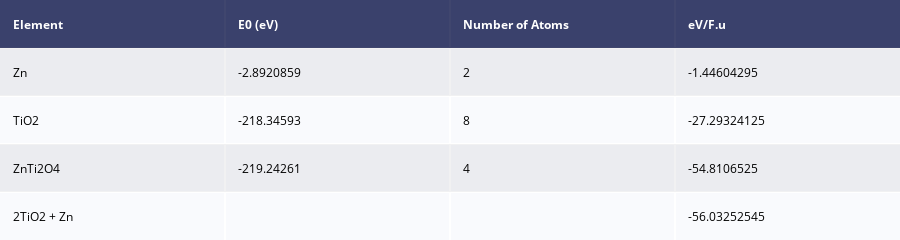

The code cell stored with this chart in its notebook:
### Code cell
import re
import plotly.figure_factory as ff

W_Zn = '/Users/3420545/Downloads/ZnTi2O4.out'
Wo_Zn = '/Users/3420545/Downloads/TiO2.out'
Fu_file = '/Users/3420545/Downloads/POSCAR'
lookup = 'final diagonalization'

file = open(Fu_file)
  
#Get Numbers for Formula Units
content = file.readlines()
numbers=re.findall(r'\d+', content[0])
numbers

comp_num = numbers[0]
Znstruc_num = numbers[1]

#Gets Final Energy for Zn
finds = []
with open('/Users/3420545/Downloads/Zn.out') as myFile:
    for num, line in enumerate(myFile, 1):
        if lookup in line:
            #print ('found at line:', num)
            finds.append(num)

last_line = finds[-1]
file = open('/Users/3420545/Downloads/Zn.out')
content = file.readlines()
text = content[last_line]
Zn_E = text.partition("F= ")[2].partition(" E0")[0]
Zn_E = float(Zn_E)

#Gets Final Energy for structure without Zinc
lookup = 'final diagonalization'
finds = []
with open(Wo_Zn) as myFile:
    for num, line in enumerate(myFile, 1):
        if lookup in line:
            #print ('found at line:', num)
            finds.append(num)

last_line = finds[-1]

file = open(Wo_Zn)
content = file.readlines()
text = content[last_line]
WOZn_E = text.partition("F= ")[2].partition(" E0")[0]
WOZn_E=float(WOZn_E)


#Gets final Energy for structure with Zinc
finds = []
with open(W_Zn) as myFile:
    for num, line in enumerate(myFile, 1):
        if lookup in line:
            #print ('found at line:', num)
            finds.append(num)
            
last_line = finds[-1]
file = open(W_Zn)
content = file.readlines()
text = content[last_line]
WZn_E = text.partition("F= ")[2].partition(" E0")[0]
WZn_E=float(WZn_E)


#Creates Tables
data_matrix = [['Element', 'E0 (eV)', 'Number of Atoms','eV/F.u'],
               ['Zn', Zn_E, 2,float(Zn_E)/2],
               ['TiO2',WOZn_E, comp_num,WOZn_E/int(comp_num)],
               ['ZnTi2O4', WZn_E, Znstruc_num, WZn_E/int(Znstruc_num)],
               ['2TiO2 + Zn','','', 2*WOZn_E/int(comp_num)+float(Zn_E)/2]
              ]

fig = ff.create_table(data_matrix)
fig.show()
print("Charge Potential = ",2*WOZn_E/int(comp_num)+float(Zn_E)/2 - WZn_E/int(Znstruc_num),"eV (or",(2*WOZn_E/int(comp_num)+float(Zn_E)/2 - WZn_E/int(Znstruc_num))/2,"V)")

### Figure 1 — Plotly figure (JSON) as saved in the notebook; plotly's stock layout.template omitted (floating-point values rounded to 4 significant figures)
{"data": [{"colorscale": [[0, "#00083e"], [0.5, "#ededee"], [1, "#ffffff"]], "hoverinfo": "none", "opacity": 0.75, "showscale": false, "type": "heatmap", "z": [[0, 0, 0, 0], [0.5, 0.5, 0.5, 0.5], [1, 1, 1, 1], [0.5, 0.5, 0.5, 0.5], [1, 1, 1, 1]]}], "layout": {"annotations": [{"align": "left", "font": {"color": "#ffffff"}, "showarrow": false, "text": "<b>Element</b>", "x": -0.45, "xanchor": "left", "xref": "x", "y": 0, "yref": "y"}, {"align": "left", "font": {"color": "#ffffff"}, "showarrow": false, "text": "<b>E0 (eV)</b>", "x": 0.55, "xanchor": "left", "xref": "x", "y": 0, "yref": "y"}, {"align": "left", "font": {"color": "#ffffff"}, "showarrow": false, "text": "<b>Number of Atoms</b>", "x": 1.55, "xanchor": "left", "xref": "x", "y": 0, "yref": "y"}, {"align": "left", "font": {"color": "#ffffff"}, "showarrow": false, "text": "<b>eV/F.u</b>", "x": 2.55, "xanchor": "left", "xref": "x", "y": 0, "yref": "y"}, {"align": "left", "font": {"color": "#000000"}, "showarrow": false, "text": "Zn", "x": -0.45, "xanchor": "left", "xref": "x", "y": 1, "yref": "y"}, {"align": "left", "font": {"color": "#000000"}, "showarrow": false, "text": "-2.8920859", "x": 0.55, "xanchor": "left", "xref": "x", "y": 1, "yref": "y"}, {"align": "left", "font": {"color": "#000000"}, "showarrow": false, "text": "2", "x": 1.55, "xanchor": "left", "xref": "x", "y": 1, "yref": "y"}, {"align": "left", "font": {"color": "#000000"}, "showarrow": false, "text": "-1.44604295", "x": 2.55, "xanchor": "left", "xref": "x", "y": 1, "yref": "y"}, {"align": "left", "font": {"color": "#000000"}, "showarrow": false, "text": "TiO2", "x": -0.45, "xanchor": "left", "xref": "x", "y": 2, "yref": "y"}, {"align": "left", "font": {"color": "#000000"}, "showarrow": false, "text": "-218.34593", "x": 0.55, "xanchor": "left", "xref": "x", "y": 2, "yref": "y"}, {"align": "left", "font": {"color": "#000000"}, "showarrow": false, "text": "8", "x": 1.55, "xanchor": "left", "xref": "x", "y": 2, "yref": "y"}, {"align": "left", "font": {"color": "#000000"}, "showarrow": false, "text": "-27.29324125", "x": 2.55, "xanchor": "left", "xref": "x", "y": 2, "yref": "y"}, {"align": "left", "font": {"color": "#000000"}, "showarrow": false, "text": "ZnTi2O4", "x": -0.45, "xanchor": "left", "xref": "x", "y": 3, "yref": "y"}, {"align": "left", "font": {"color": "#000000"}, "showarrow": false, "text": "-219.24261", "x": 0.55, "xanchor": "left", "xref": "x", "y": 3, "yref": "y"}, {"align": "left", "font": {"color": "#000000"}, "showarrow": false, "text": "4", "x": 1.55, "xanchor": "left", "xref": "x", "y": 3, "yref": "y"}, {"align": "left", "font": {"color": "#000000"}, "showarrow": false, "text": "-54.8106525", "x": 2.55, "xanchor": "left", "xref": "x", "y": 3, "yref": "y"}, {"align": "left", "font": {"color": "#000000"}, "showarrow": false, "text": "2TiO2 + Zn", "x": -0.45, "xanchor": "left", "xref": "x", "y": 4, "yref": "y"}, {"align": "left", "font": {"color": "#000000"}, "showarrow": false, "text": "", "x": 0.55, "xanchor": "left", "xref": "x", "y": 4, "yref": "y"}, {"align": "left", "font": {"color": "#000000"}, "showarrow": false, "text": "", "x": 1.55, "xanchor": "left", "xref": "x", "y": 4, "yref": "y"}, {"align": "left", "font": {"color": "#000000"}, "showarrow": false, "text": "-56.03252545", "x": 2.55, "xanchor": "left", "xref": "x", "y": 4, "yref": "y"}], "height": 200, "margin": {"b": 0, "l": 0, "r": 0, "t": 0}, "xaxis": {"dtick": 1, "gridwidth": 2, "showticklabels": false, "tick0": -0.5, "ticks": "", "zeroline": false}, "yaxis": {"autorange": "reversed", "dtick": 1, "gridwidth": 2, "showticklabels": false, "tick0": 0.5, "ticks": "", "zeroline": false}}}
